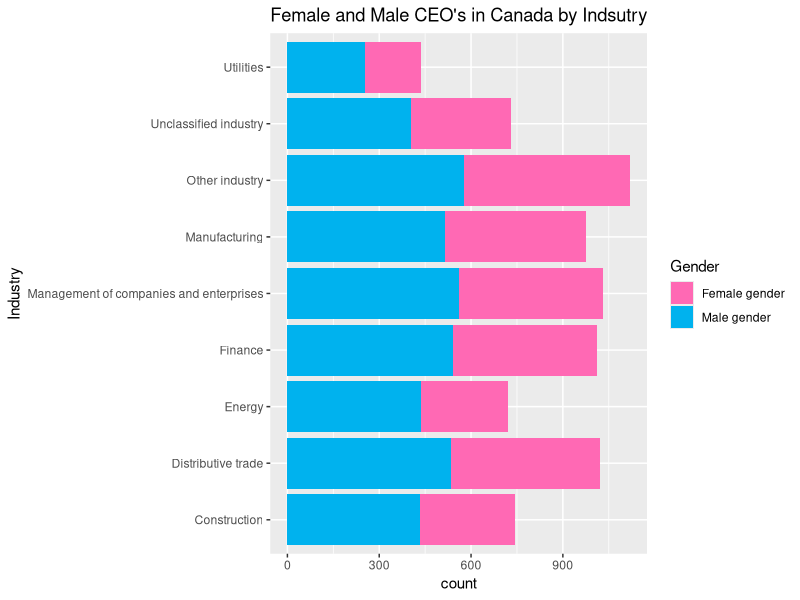

Here is the R script that generated this plot: (Note: this script raises an error after producing the figure.)
#import my data
library(tidyverse)
tab<-read.csv("Data/fulldata.csv")
head(tab)
names(tab)
tab$GEO
table(tab$GEO)
table(tab$Size.of.enterprise, tab$Gender)
table(tab$Type.of.corporation, tab$Gender)
table(tab$Industry, tab$Gender)

table(tab$Gender, tab$Type.of.corporation)
tab %>% 
  select(Gender, Industry, VALUE, Unit.of.measure) %>% 
  filter(Unit.of.measure == "Number")
  View()
  #trying to make bar graph 
  filter(tab, Industry=="Total, all industries")
  tab %>% 
    filter(Industry!="Total, all industries") %>% 
  ggplot(.,aes(x=Industry,fill=Gender)) +
    geom_bar() +
    coord_flip()+
  #trying to change colour
  scale_fill_manual(values=c("hotpink", "deepskyblue2"))+
  #trying to add title
labs(title= "Female and Male CEO's in Canada by Indsutry")

#im confused
  table(tab$Gender, tab$Industry, tab$VALUE)

###It doesn't really make a lot of sense to table tab$VALUE, because VALUE is a number
## table() is good for categorical variables with only a few categories.


#fixing graph
  tab %>% 
    select(Gender, Industry, VALUE, Unit.of.measure) %>% 
    filter(Unit.of.measure == "Number") %>%
##You forgto to add a pipe to this below, so it stopped running 
###also, you you don't need tab, here, because it is working with the results from above, so delete it. 
    filter(tab, Industry=="Total, all industries") %>%
##Then you can delete this line (I 'm just commenting this out)
  # tab %>% 
#Delete this too
#    filter(Industry!="Total, all industries") %>% 
### you just forgot the filter() command
#Also, you don't need the quotes around REF_DATE
   filter(REF_DATE=="2016") %>%
    ggplot(.,aes(x=Industry,y=VALUE,fill=Gender)) +
    geom_bar() 

## So clean those lines up by deleting stuff that is commented out, add in your lines setting colors and titles doing the coord_flip()
   
  
